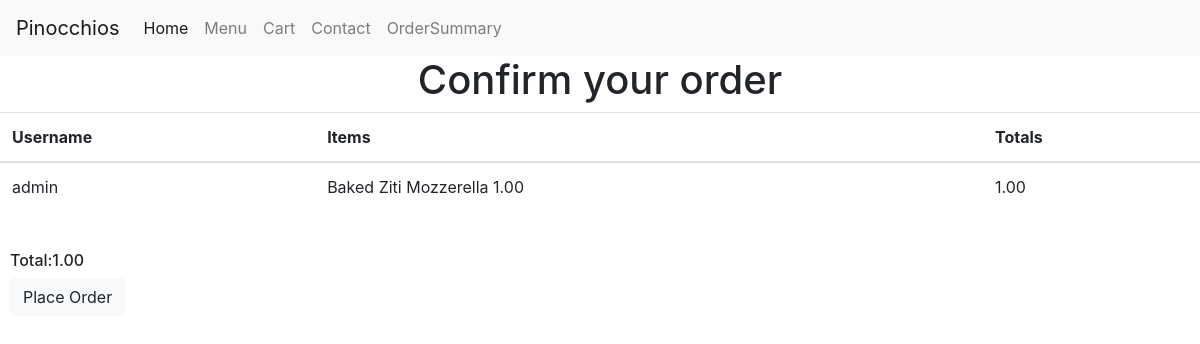
Page /checkout (signed in) on the committed database.
### orders/models.py (models this page shows, shortened)
class Cart(models.Model):
    Username=models.CharField( max_length=64)
    Items=models.TextField()
    Status=models.TextField(default="In Cart")
    Price=models.DecimalField(
        max_digits=5,
        decimal_places=2,
        default=1
        )
    Toppings=models.ManyToManyField(Toppings,null=True)

### orders/views.py (the view)
# urls.py: path("checkout",views.checkout, name="checkout"),
def checkout(request):
    global totalcarttemp
    totalcarttemp=Decimal(0.00)
    Username = request.user.username
    cart = Cart.objects.all().filter(Username=Username)
    for item in cart:
        totalcarttemp=item.Price + totalcarttemp
    context = {
       "cart" : Cart.objects.all().filter(Username=Username),
       "total" :totalcarttemp
     }
    return render(request, "checkout.html",context)

### templates/checkout.html (shortened to what this page needs)
{% extends 'base.html' %}
{% block content %}
{% if user.is_authenticated %}
<h1 style="text-align:center;">Confirm your order</h1>
<table class="table">
      <thead>
    <tr>
        <th scope="col">Username</th>
        <th scope="col">Items</th>
        <th scope="col">Totals</th>
    </tr>
     </thead>
    {% for item in cart %}
    <tr scope="row">
        <td>{{ item.Username }}</td>
        <td>{{ item.Items }}</td>
        <td>{{ item.Price }}</t>
    </tr>
    {% endfor %}
</table>
<br>
<h6>Total:{{ total }}</h6>
<a id="place" class=" btn btn-light" href="{% url 'order' %}">Place Order</a>
{% else %}
<h1 id="logincheck">Log in or sign up to order!</h1>
<button class=" btn btn-light"><a href="{% url 'login' %}">Login</a></button>
<button class=" btn btn-light"><a href="{% url 'signup' %}">Sign Up</a></button>
{% endif %}
{% endblock %}

### templates/base.html (style rules this page uses)
a { color:black; }
.about,h6,h3,button,#place { margin-left:10px; }

### rows in the picture
Cart: Username "admin", Items "Baked Ziti Mozzerella 1.00", Price "1.00"

### other values in the picture
{{ total }} "1.00"
